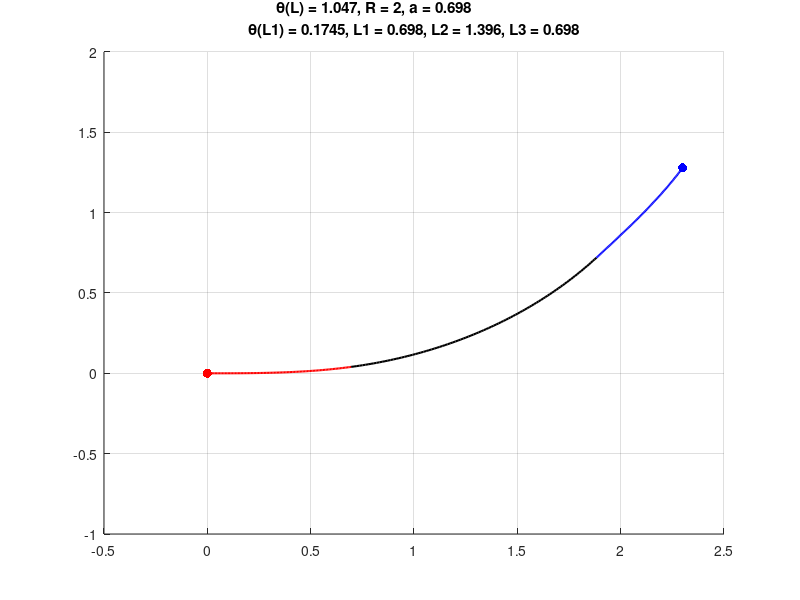
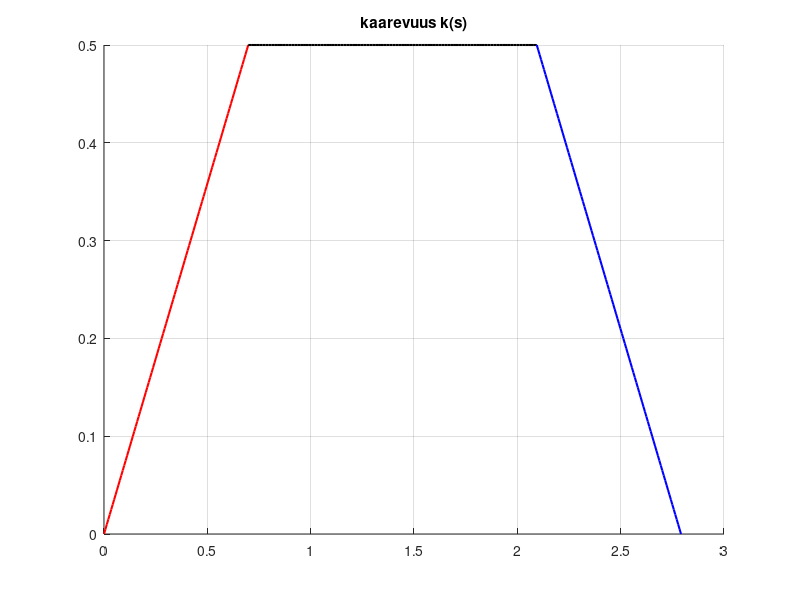
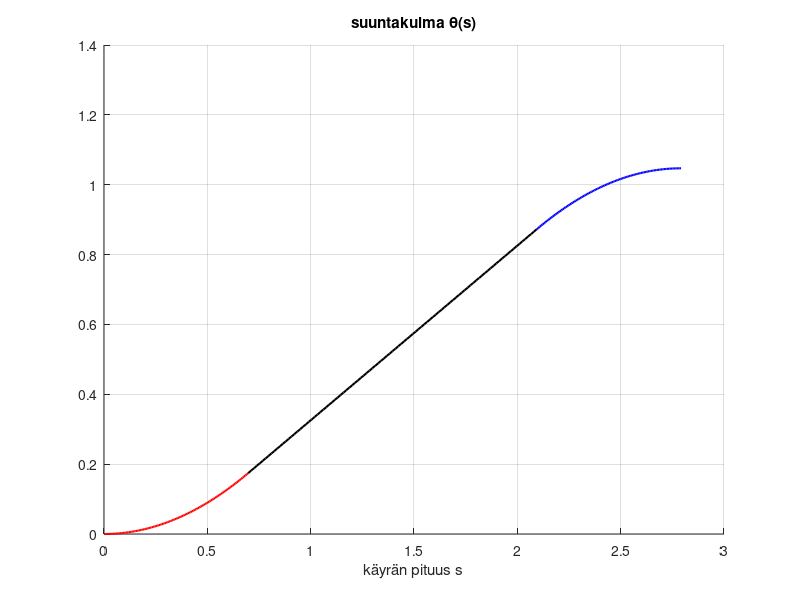

Recreate these plots in MATLAB, in order.
clear
close all

%Given
x0 = 0
y0 = 0

R = 2
a = 0.698

zero_l = 1.047

% Solve
zero_0 = 0
zero_l1 = (zero_l - a) / 2

k_0 = 0
k_l = 0

k_l1 = 1 / R

% x1, y1
% The length L of the curve is determined by
% L = 2(θ(L) − θ(0))  / (κ(L) + κ(0))


L1 = (2 * (zero_l1 - zero_0)) / ((k_l1) + (k_0))

ds=L1/100 %step
s=0:ds:L1;

N=length(s)
x=zeros(1,N);
y=zeros(1,N);

ths_1 = zero_0 + k_0 * s + (k_l1 - k_0)/(2*L1) * s .^ 2; %direction angle

x(1)=x0;
y(1)=y0;

for n=1:N-1;
   x(n+1)=x(n)+ds*cos(ths_1(n));
   y(n+1)=y(n)+ds*sin(ths_1(n));
end

figure(1)
hold on

plot(x,y,'r','linewidth',1.5)
plot(x(1),y(1),'r.','markersize',20)
q = x(end)
w = y(end)

xlim([-0.5, 2.5])
ylim([-1, 2])
grid

zero_l2 = zero_l1 + a
k_l2 = 1 / R

% line 2
L2 = (2 * (zero_l2 - zero_l1)) / ((k_l2) + (k_l1))

ds_2=L2/100 %step
s_2= 0:ds_2:L2;

N_2=length(s_2)
x_2=zeros(1,N_2);
y_2=zeros(1,N_2);

ths_2 = zero_l1 + k_l1 * s_2 + (k_l2 - k_l1) / (2 * L2) * s_2 .^ 2; %direction angle

x_2(1) = q;
y_2(1) = w;


for n_2=1:N_2-1;
   x_2(n_2+1)=x_2(n_2)+ds_2*cos(ths_2(n_2));
   y_2(n_2+1)=y_2(n_2)+ds_2*sin(ths_2(n_2));
end

e = x_2(end)
r = y_2(end)

plot(x_2,y_2,'black','linewidth',1.5)

% Line 3
zero_l3 = zero_l
k_l3 = 1 / R

L3 = (2 * (zero_l3 - zero_l2)) / ((k_l3) + (k_0))


ds_3 = L3/100 %step
s_3 = 0:ds_3:L3;

N_3=length(s_3)
x_3=zeros(1,N_3);
y_3=zeros(1,N_3);

ths_3 = zero_l2 + k_0 * s_3 + (k_l3 - k_0) / (2 * L3) * s_3 .^ 2; %direction angle

x_3(1) = e;
y_3(1) = r;

for n_3=1:N_3-1;
   x_3(n_3+1)=x_3(n_3)+ds_3*cos(ths_3(n_3));
   y_3(n_3+1)=y_3(n_3)+ds_3*sin(ths_3(n_3));
end

plot(x_3,y_3,'blue','linewidth',1.5)
plot(x_3(end),y_3(end),'blue.','markersize',20)

title([
     '\theta(L) = ',num2str(zero_l),...
     ', R = ',num2str(R),...
     ', a = ',num2str(a),
     '\theta(L1) = ',num2str(zero_l1),...
     ', L1 = ',num2str(L1),...
     ', L2 = ',num2str(L2),...
     ', L3 = ',num2str(L3),...
           ])
hold off

figure(2)
hold on

ks=k_0+(k_l1 - k_0)/L1*s; %curvature
plot(s, ks, 'r','linewidth',1.5)

s_22 = 0:ds_2:L2;


ks_2 = k_l1 + (k_l2 - k_l1) / L2 * s_22; %curvature

plot(s_22 + L1, ks_2, 'black','linewidth',1.5)


s_33 = 0:ds_3:L3;

ks_3 = k_l3 + (k_0 - k_l3) / L3 * s_33; %curvature
plot(s_33 + L1 + L2, ks_3, 'blue', 'linewidth', 1.5)

title([
     'kaarevuus k(s)'
           ])

grid
hold off

figure(3)
hold on
ths=zero_0 + k_0 * s + (k_l1 - k_0)/(2 * L1) * s.^2; %direction angle
plot(s, ths, 'r', 'linewidth', 1.5)

ths22 =  k_l1 * s_22 + ((k_l2 - k_l1) / ((2 * L2)) * ((s_22) .^ 2)); %direction angle
plot(s_2 + L1, ths_2, 'black', 'linewidth', 1.5)


ths33 = zero_l2 + k_l3 * s_33 + ((k_0 - k_l3) / (2 * L3)) * s_33.^2; %direction angle
plot(s_33 + L1 + L2, ths33, 'blue', 'linewidth', 1.5)
title([
     'suuntakulma ', '\theta(s)'
           ])
xlabel('käyrän pituus s')
grid
hold off
